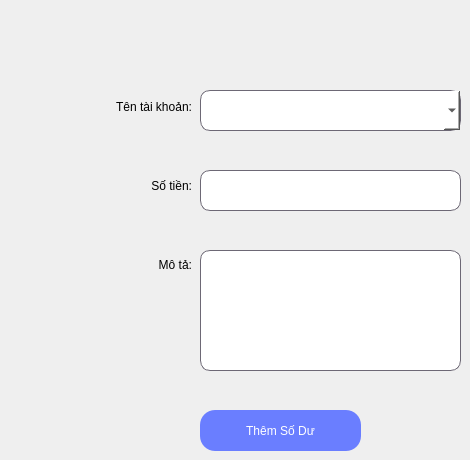
     <widget class="QWidget" name="tab_2">
      <attribute name="title">
       <string>Thêm Số Dư</string>
      </attribute>
      <widget class="QLineEdit" name="lineEdit_p4_SoTien">
       <property name="geometry">
        <rect>
         <x>200</x>
         <y>170</y>
         <width>261</width>
         <height>41</height>
        </rect>
       </property>
       <property name="styleSheet">
        <string notr="true">font: 16pt &quot;Segoe UI&quot;;
background-color: rgb(255, 255, 255);

border-radius: 10px;
border: 1px solid #6d6875;</string>
       </property>
      </widget>
      <widget class="QTextEdit" name="textEdit_p4_MoTa_2">
       <property name="geometry">
        <rect>
         <x>200</x>
         <y>250</y>
         <width>261</width>
         <height>121</height>
        </rect>
       </property>
       <property name="styleSheet">
        <string notr="true">font: 16pt &quot;Segoe UI&quot;;
background-color: rgb(255, 255, 255);

border-radius: 10px;
border: 1px solid #6d6875;</string>
       </property>
      </widget>
      <widget class="QWidget" name="layoutWidget_2">
       <property name="geometry">
        <rect>
         <x>11</x>
         <y>71</y>
         <width>181</width>
         <height>231</height>
        </rect>
       </property>
       <layout class="QVBoxLayout" name="verticalLayout_P4_tab2">
        <item>
         <widget class="QLabel" name="label_p4_TenTaiKhoan_2">
          <property name="styleSheet">
           <string notr="true">font: 75 15pt &quot;Segoe UI&quot;;</string>
          </property>
          <property name="text">
           <string>&lt;html&gt;&lt;head/&gt;&lt;body&gt;&lt;p align=&quot;right&quot;&gt;Tên tài khoản:&lt;/p&gt;&lt;/body&gt;&lt;/html&gt;</string>
          </property>
         </widget>
        </item>
        <item>
         <widget class="QLabel" name="label_p4_SoTien_2">
          <property name="styleSheet">
           <string notr="true">font: 75 15pt &quot;Segoe UI&quot;;</string>
          </property>
          <property name="text">
           <string>&lt;html&gt;&lt;head/&gt;&lt;body&gt;&lt;p align=&quot;right&quot;&gt;Số tiền:&lt;/p&gt;&lt;/body&gt;&lt;/html&gt;</string>
          </property>
         </widget>
        </item>
        <item>
         <widget class="QLabel" name="label_p4_MoTa_2">
          <property name="styleSheet">
           <string notr="true">font: 75 15pt &quot;Segoe UI&quot;;</string>
          </property>
          <property name="text">
           <string>&lt;html&gt;&lt;head/&gt;&lt;body&gt;&lt;p align=&quot;right&quot;&gt;Mô tả:&lt;/p&gt;&lt;/body&gt;&lt;/html&gt;</string>
          </property>
         </widget>
        </item>
       </layout>
      </widget>
      <widget class="QComboBox" name="comboBox_p4_TenTaiKhoan">
       <property name="geometry">
        <rect>
         <x>200</x>
         <y>90</y>
         <width>261</width>
         <height>41</height>
        </rect>
       </property>
       <property name="styleSheet">
        <string notr="true">border-radius: 10px;
border: 1px solid #6d6875;
color: rgb(0, 0, 0);
background-color: rgb(255, 255, 255);
font: 75 14pt &quot;Segoe UI&quot;;</string>
       </property>
      </widget>
      <widget class="QPushButton" name="btn_page4_ThemSoDu">
       <property name="geometry">
        <rect>
         <x>200</x>
         <y>410</y>
         <width>161</width>
         <height>41</height>
        </rect>
       </property>
       <property name="styleSheet">
        <string notr="true">border-radius: 15px;
color: rgb(255, 255, 255);
background-color: rgb(106, 126, 255);
font: 75 15pt &quot;MS Shell Dlg 2&quot;;</string>
       </property>
       <property name="text">
        <string>Thêm Số Dư</string>
       </property>
      </widget>
     </widget>
